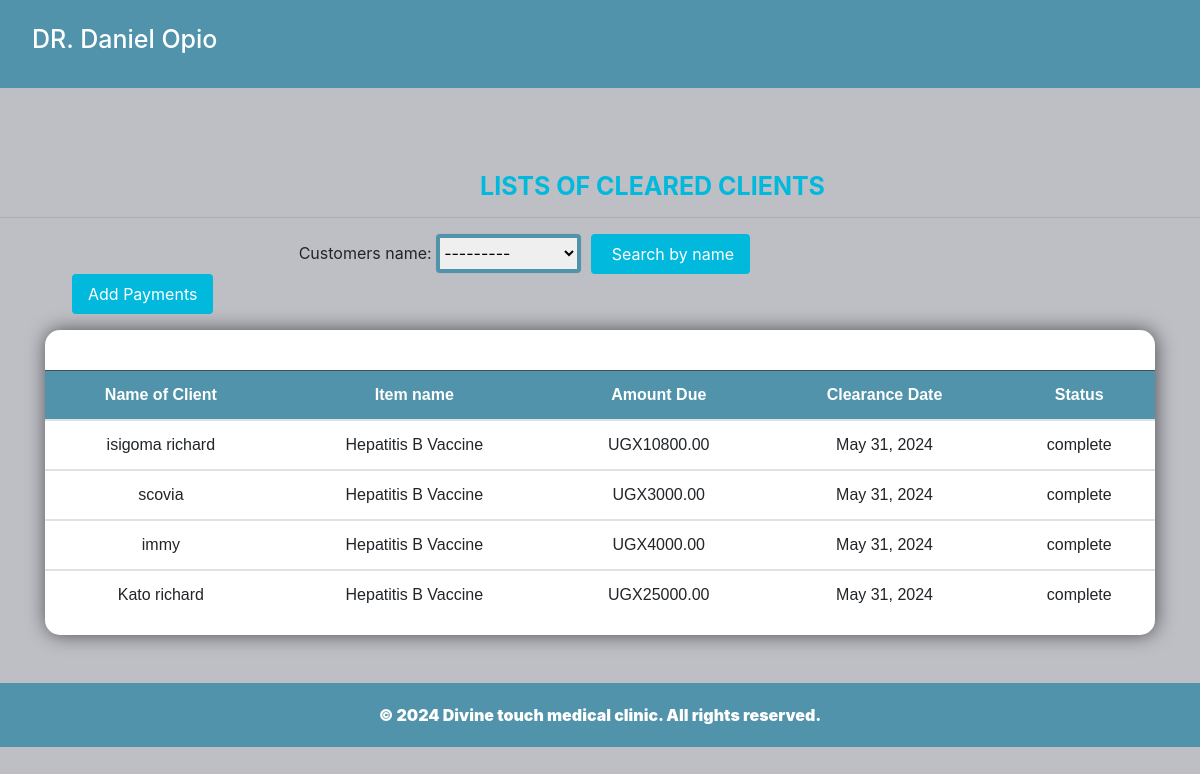
Page /clearance/ on the committed database.
### pharmacyapp/models.py (models this page shows, shortened)
class Clearance(models.Model):
    Customers_name= models.ForeignKey(Salerecord, on_delete=models.CASCADE)
    name_of_the_item = models.ForeignKey(Divine, on_delete=models.CASCADE)
    clearace_date = models.DateField(default=timezone.now)
    amount_due = models.DecimalField(max_digits=10, decimal_places=2, default=0, null=True, blank=True)
    status = models.CharField(choices=[('complete', 'complete'), ('Pending', 'pending')],max_length=100)

class Salerecord(models.Model):
    name_of_the_item = models.ForeignKey(Divine, on_delete=models.CASCADE ,blank=True)
    payee = models.CharField(max_length=100 , null=True,blank=True)
    quantity_sold = models.IntegerField(default=0, null=True, blank=True)
    Selling_price= models.DecimalField(max_digits=10, decimal_places=2, default=0, null=True, blank=True)
    amount_received = models.DecimalField(max_digits=10, decimal_places=2, default=0, null=True, blank=True)
    date_of_sale = models.DateField(default=timezone.now,null=True,blank=True)
    unit_price = models.DecimalField(max_digits=10, decimal_places=2, default=0, null=True, blank=True)
    amount_due = models.DecimalField(max_digits=10, decimal_places=2, default=0, null=True, blank=True)
    def __str__(self):
        return self.payee

class Divine(models.Model):
    Category_item = models.ForeignKey(Category, on_delete=models.CASCADE)
    item_name = models.CharField(max_length=200, null=True, blank=True)
    quantity = models.IntegerField(default=0)
    unit_price = models.DecimalField(max_digits=10, decimal_places=2, default=0, null=True, blank=True)
    received_quantity = models.IntegerField(default=0, null=True, blank=True)
    issued_quantity = models.IntegerField(default=0, null=True, blank=True)
    date_of_stock = models.DateField(default=timezone.now, null=True, blank=True)
    def __str__(self):
        return self.item_name

### pharmacyapp/views.py (the view)
# urls.py: path('clearance/', views.clearance, name='clearance'),
def clearance(request):
    itemsale=Clearance.objects.all().order_by('id')
    items=ClearanceFilter(request.GET,queryset=itemsale)
    itemsale=items.qs
    return render(request,'pharmacyapp/clearance.html',{'items':items,'itemsale':itemsale})

### pharmacyapp/templates/pharmacyapp/clearance.html (shortened to what this page needs)
{% extends 'pharmacyapp/base.html' %}
{% load static %}
{% block content %}
        <h4 style="text-transform: uppercase;" >Lists OF Cleared Clients</h4><hr>
        <div class="search">
        <form action="" method="GET"style="">
            {{items.form}}<br>
            <input type="submit" value=" Search by name" class="btn btn-primary" style="width:170px,border-"/>
            </form>
        </div>
         <div class="container">
         <div class="button-container mb-3"style="margin-left:27px;" >
            <a href="/clearanceadd" class="btn btn-primary">Add  Payments </a>
        </div>
        <div class="table-container">
<table  id= "dataTable" class="table table-stripped table-hover" style="margin-top:40px ;">
    <thead class="table-dark" style="text-align:center; background-color: #5093ab;">
        <tr>
            <th scope="col" class="project-h1" style="text-align:center;">Name of Client</th>
            <th scope="col" class="project-h1" style="text-align:center;">Item name</th>
            <th scope="col" class="project-h1" style="text-align:center;">Amount Due</th>
            <th scope="col" class="project-h1" style="text-align:center;">Clearance Date</th>
            <th scope="col" class="project-h1" style="text-align:center;">Status</th>
        </tr>
    </thead>
    {% for product  in  itemsale %}
    <tbody>
        <tr style="font-family: sans-serif; text-align:center;" >
            <td>{{product.Customers_name}}</td>
            <td>{{product.name_of_the_item}}</td>
             <td>UGX{{product.amount_due}}</td>
             <td>{{product.clearace_date}}</td>
             <td> {{product.status}}</td>
        </tr>
    </tbody>
    {% endfor %}
</table>
</div>
</div>
{% endblock %}

### pharmacyapp/templates/pharmacyapp/base.html (style rules this page uses)
body { background-color: #bebfc5; }

### pharmacyapp/templates/pharmacyapp/clearance.html (style rules this page uses)
.button-container a { text-decoration: none; }
h4 { color: #01B9DD; font-size: 25px; font-weight: bold; margin-left: 480px; margin-top: 83px; }
.btn-primary { background-color: #094f9f; }
.btn { background-color: #01B9DD; color: white; border: none; transition: background-color 0.7s; text-decoration: none; padding: 8px 16px; border-radius: 4px; }
.table-container { box-shadow: 1px 0px 20px -1px rgba(0,0,0,0.65); overflow-x: auto; max-width: 100%; border-radius: i5px; background-color: white; border-radius: 15px; font-family:sans-serif; }
.search { display: flex; align-items: center; justify-content: flex-end; margin-right: 450px; }
.search form { display: flex; align-items: center; margin-bottom: 0; }
.search form input[type="submit"] { margin-left: 10px; }
select[name="Customers_name"] { border: 4px solid #5093ab; box-shadow: 0 0 0.1rem rgba(0, 0, 0, 0.1); transition: border-color 0.3s, box-shadow 0.3s; border-radius: 4px; padding:0.3rem 0; }

### rows in the picture
Clearance: Customers_name "isigoma richard", name_of_the_item "Hepatitis B Vaccine", amount_due "10800.00", clearace_date "May 31, 2024", status "complete"
Clearance: Customers_name "scovia", name_of_the_item "Hepatitis B Vaccine", amount_due "3000.00", clearace_date "May 31, 2024", status "complete"
Clearance: Customers_name "immy", name_of_the_item "Hepatitis B Vaccine", amount_due "4000.00", clearace_date "May 31, 2024", status "complete"
Clearance: Customers_name "Kato richard", name_of_the_item "Hepatitis B Vaccine", amount_due "25000.00", clearace_date "May 31, 2024", status "complete"
